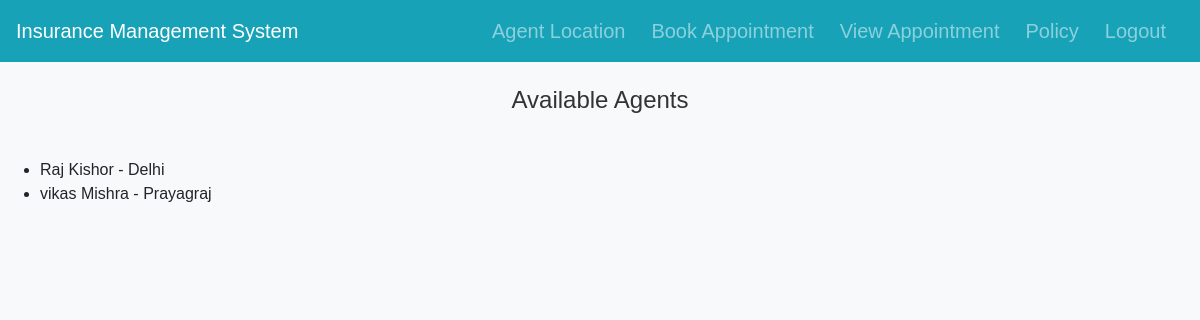
/agents/, run on the app's committed database.
### Insurance/models.py (models this page shows, shortened)
class Ajents(models.Model):
    address = models.CharField(max_length=100, null=True)
    name = models.CharField(max_length=255, null=True)
    phone = models.CharField(max_length=15,null=True)
    email = models.EmailField(unique=True, null=True)
    is_available = models.BooleanField(default=True)
    available_from = models.TimeField(null=True, blank=True)
    available_to = models.TimeField(null=True, blank=True)

### Insurance/views.py (the view)
# urls.py: path('agents/', views.agent_list, name='agent_list'),
def agent_list(request):
    agents = Ajents.objects.all()
    map = folium.Map(location=[26, 80], zoom_start=6)
    for agent in agents:
        try:
            location = geocoder.osm(agent.address)
            if location.ok:
                lat = location.latlng[0]
                lon = location.latlng[1]
                folium.Marker(location=[lat, lon], tooltip="Click for more",
                               popup=(agent.name,agent.email)).add_to(map)
            time.sleep(2)  # Sleep for 1 second after each request
        except Exception as e:
            print(f"Error processing agent '{agent.name}': {str(e)}")
    map_html = map._repr_html_()
    return render(request, 'agent_list.html', {'agents': agents, 'map_html': map_html})

### Insurance/templates/agent_list.html (shortened to what this page needs)
{% load static %}
<!DOCTYPE html>
<html lang="en">
<head>
    <link rel="stylesheet" href="https://unpkg.com/leaflet/dist/leaflet.css" />
</head>
<body>
    {% include 'inner_header.html' %}
    <div class="agent-name">Available Agents</div>
    <ul>
        {% for agent in agents %}
            <li>{{ agent.name }} - {{ agent.address }}</li>
        {% endfor %}
    </ul>
</body>
</html>

### Insurance/static/CSS/style.css (style rules this page uses)
body { font-family: 'Arial', sans-serif; background-color: #f8f9fa; }

### Insurance/templates/agent_list.html (style rules this page uses)
body { font-family: Arial, sans-serif; margin: 0; padding: 0; background-color: #f8f9fa; }
.agent-name { text-align: center; margin-top: 20px; color: #333; font-size: 24px; animation: fadeIn 1s ease-in-out; }

### data on the page
Ajents: name "Raj Kishor", address "Delhi"
Ajents: name "vikas Mishra", address "Prayagraj"
